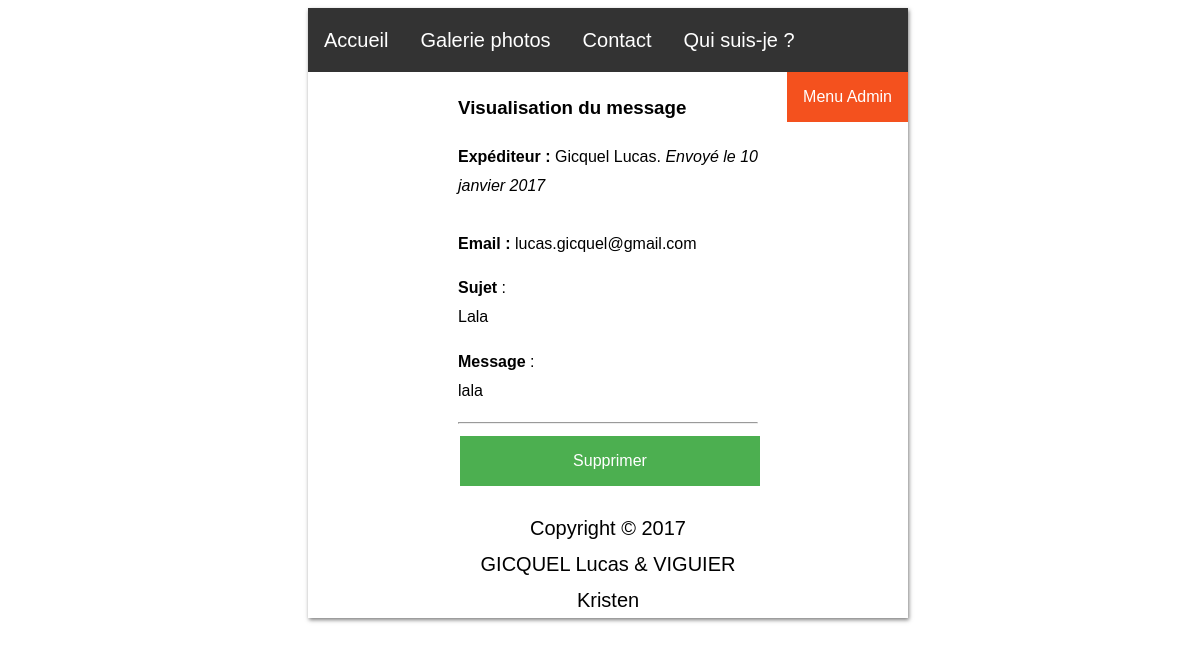
Page /gestionContactDetail/1 (signed in) on the committed database.
### tables this page shows
CREATE TABLE `contact` (
  `id` int(11) NOT NULL,
  `nom` varchar(255) NOT NULL,
  `prenom` varchar(255) NOT NULL,
  `email` varchar(255) NOT NULL,
  `sujet` text NOT NULL,
  `message` text NOT NULL,
  `dateEnvoie` int(11) NOT NULL,
  `lu` tinyint(1) NOT NULL,
  `ip` varchar(255) NOT NULL
);

### controleur/gestionContactDetail.php (called while the page is built, shortened)
<?php
	require_once('class/t_texte.php');
	require_once('modele/m_contact.php');
	$t_texte = new t_texte();
	$m_contact = new m_contact($base_de_donnee);
	if(!empty($url_param[0])) {
		if(preg_match('#^[0-9]{1,}$#', $url_param[0])) {
			$idMessage = $url_param[0];
		} else { $idMessage = -1; }
	} else { $idMessage = -1; }
	$codeRetour = -1;
	if ($idMessage > 0) {
		$message = $m_contact->get_message($idMessage);
	} else {
		$codeRetour = 10;
	}
?>

### modele/m_contact.php (called while the page is built, shortened)
<?php
	class m_contact{
		private $base_de_donnee;
		public function __construct($base_de_donnee){
			$this->base_de_donnee = $base_de_donnee;
		}
        public function get_message($id){
            $get_message = $this->base_de_donnee->prepare('SELECT * FROM contact WHERE id=?');
            $get_message->bindValue(1, $id, PDO::PARAM_INT);
            $get_message->execute();
            $retour = $get_message->fetch(PDO::FETCH_OBJ);
            return $retour;
        }
}
?>

### controleur/class/t_texte.php (called while the page is built, shortened)
<?php
	class t_texte{
		public function quand($timestamp){
			$superdate = date('d F Y', $timestamp);
			$superdate = str_replace('January', 'janvier', $superdate);
			$superdate = str_replace('February', 'février', $superdate);
			$superdate = str_replace('March', 'mars', $superdate);
			$superdate = str_replace('April', 'avril', $superdate);
			$superdate = str_replace('May', 'mai', $superdate);
			$superdate = str_replace('June', 'juin', $superdate);
			$superdate = str_replace('July', 'juillet', $superdate);
			$superdate = str_replace('August', 'aout', $superdate);
			$superdate = str_replace('September', 'septembre', $superdate);
			$superdate = str_replace('October', 'octobre', $superdate);
			$superdate = str_replace('November', 'novembre', $superdate);
			$superdate = str_replace('December', 'décembre', $superdate);
			return $superdate;
		}
	}
?>

### vue/gestionContactDetail.php (the view, shortened to what this page needs)
<section class="contenu">
	<h1>Visualisation du message</h1>
	<?php
		if ($codeRetour == 10) {
			echo 'Erreur ! ' . $code_retour[$codeRetour];
		} else {
			if(isset($message)){
	?>
		<p>
			<?php echo '<b>Expéditeur :</b> ' . htmlspecialchars($message->nom) . ' ' . htmlspecialchars($message->prenom) . '. <i>Envoyé le ' . $t_texte->quand($message->dateEnvoie) . '</i>';
				  echo '<br><br>';
				  echo '<b>Email :</b> ' . htmlspecialchars($message->email);?>
		</p>
		<p>
			<b>Sujet</b> : <br />
			<?php echo htmlspecialchars($message->sujet); ?>
		</p>
		<p>
			<b>Message</b> : <br />
			<?php echo htmlspecialchars($message->message); ?>
		</p>
		<hr>
		<form method="post" action="" onsubmit="return confirmationSuppression()">
			<input type="submit" value="Supprimer">
		</form>
	<?php
		}
	}
	?>
</section>

### vue/css/style.css (style rules this page uses)
body { width: 100%; height:100%; }
html { width: 100%; height:100%; font: 20px Montserrat, sans-serif; line-height: 1.8; background: url(http://www.eloanenaturo.fr/ressources/images/f8f28aab6287.jpeg) no-repeat center center fixed; -webkit-background-size: cover; -moz-background-size: cover; -o-background-size: cover; background-size: cover; }
.contenu { height:100%; font-size:16px; margin:auto; text-align: justify; width: 50%; }
form { width: 100%; margin:auto; }
input { width: 100%; }
input[type=button], input[type=submit], input[type=reset] { background-color: #4CAF50; border: none; color: white; padding: 16px 32px; text-decoration: none; margin: 4px 2px; cursor: pointer; font-size: 16px; }

### rows in the picture
contact: nom "Gicquel", prenom "Lucas", dateEnvoie "10 janvier 2017", email "lucas.gicquel@gmail.com", sujet "Lala", message "lala"
